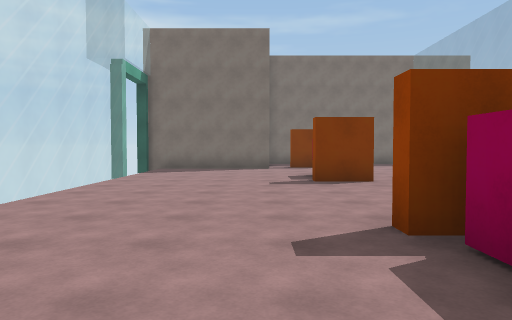
view 1 (above)

15 first-person views from a walk through a scene from a Unity 3-D project. The camera is 1.4 m above the floor, tilts 2° down and sees 70° across. The floor is counted in squares, 2 m on a side. Each view is taken from the middle of a square. On the plan, view 1 faces up. The plan holds only what a view shows up to about 11 squares ahead; the rest is blank. The place goes on beyond the plan. Door leaves are left out, so doorways stand open.

view 2
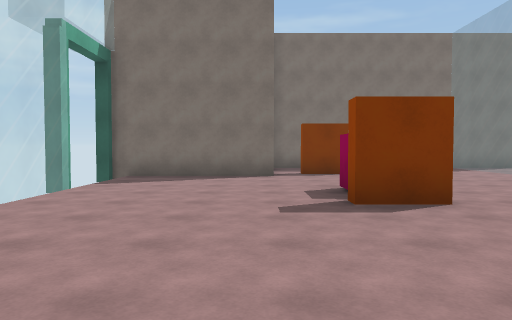

view 3
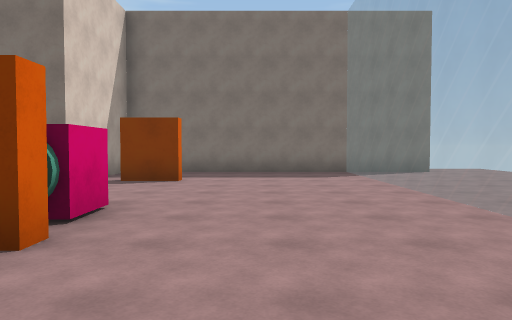

view 4
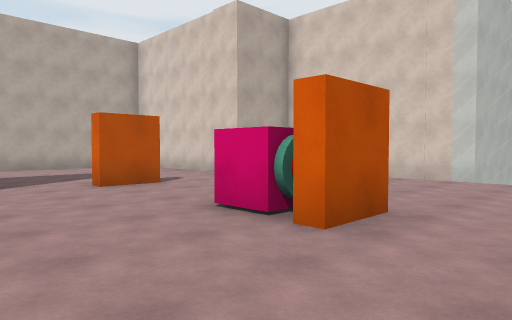

view 5
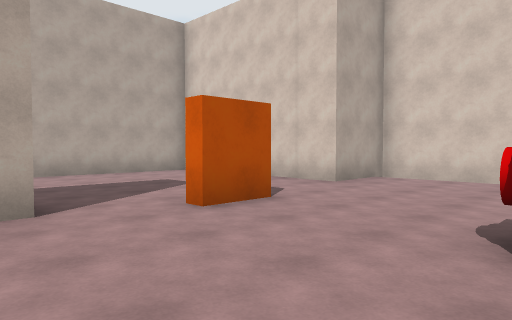

view 6
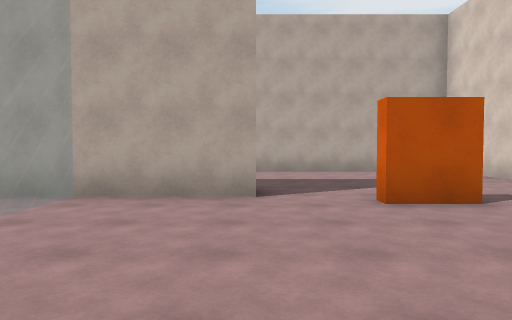

view 7
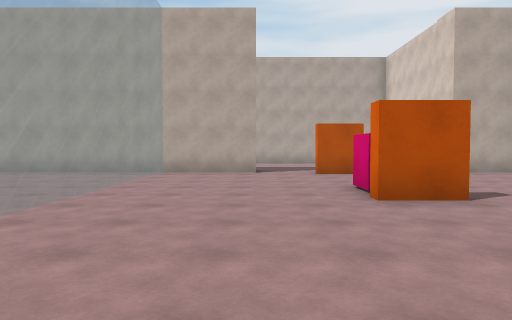

view 8
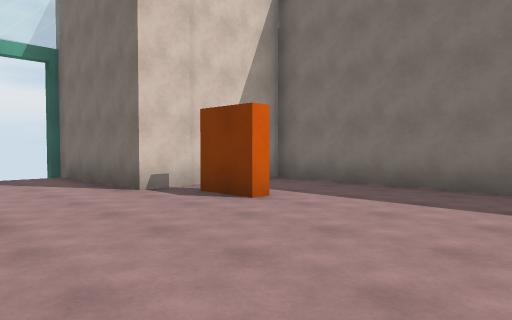

view 9
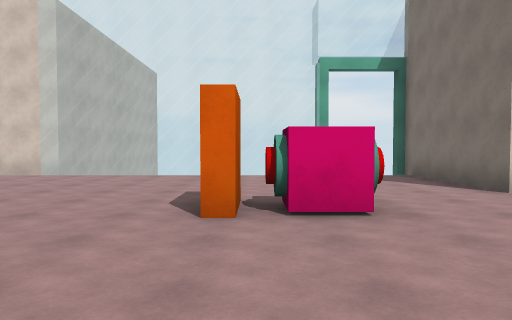

view 10
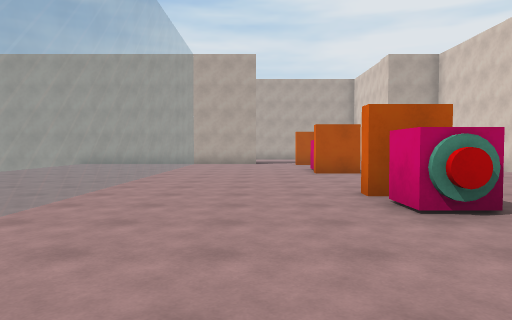

view 11
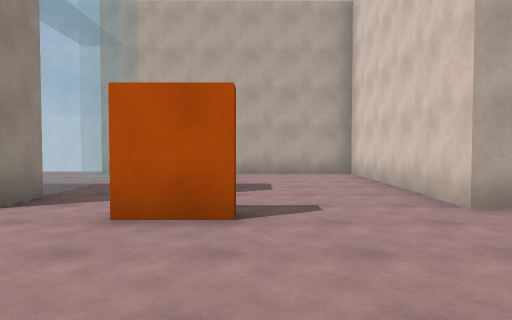

view 12
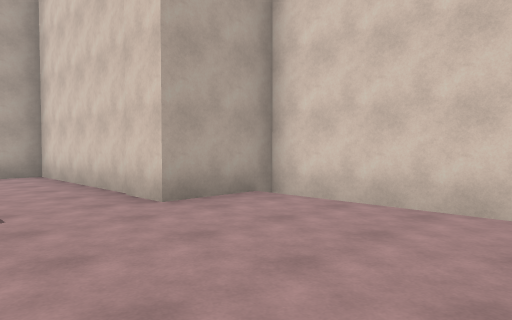

view 13
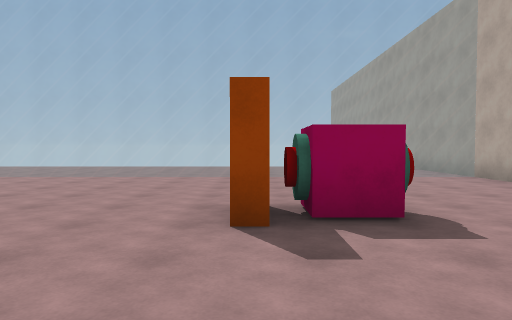

view 14
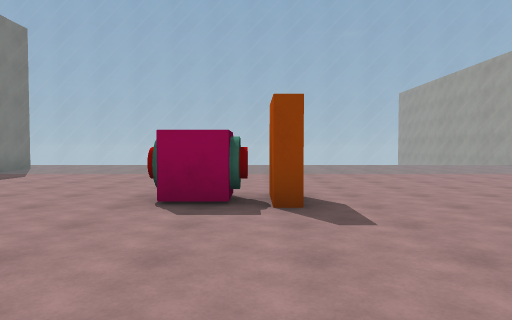

view 15
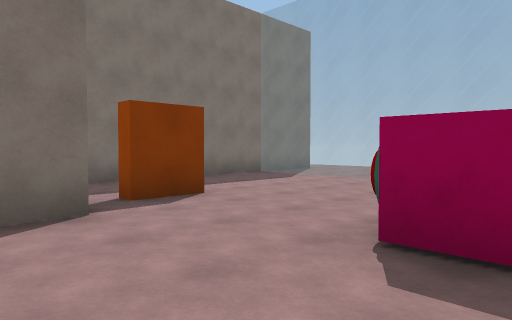

### Floor plan
Key: @ floor where view 1 was taken; # wall or solid block; . floor; D open door; = window, fence, low wall or low ledge; O other object.
Columns run from 5 left of view 1 to 9 right of it. Each row starts with its distance up from view 1.
 16      ########
 15      #......==#
 14      #......==
 13      #.#....==
 12  #####......==
 11  D..........==
 10  D..........==
  9  =.....O....==
  8  =.....#....==
  7  =..........==
  6  =..........==
  5  =..........==
  4 #=..........==
  3 #=.....#....==
  2 ##.....O....==
  1  #..........==
  0  #...@......==
 -1  #..........==
 -2  #.....#....=##
 -3  ###.....=###
 -4    #.....=
 -5    #.....==
 -6    #.....==.
 -7    #.....==.
 -8    ########.

Positions as (right, up) in squares from view 1, and headings:
1: (0, 0), facing up
2: (0, 3), facing up
3: (4, 5), facing up
4: (5, 5), facing down-left
5: (5, 2), facing down-left
6: (4, 3), facing down
7: (4, 8), facing down
8: (6, 9), facing up-left
9: (6, 8), facing left
10: (4, 13), facing down
11: (1, 2), facing down
12: (1, 2), facing down-left
13: (-2, 3), facing right
14: (-3, 8), facing right
15: (-1, 8), facing up-right
